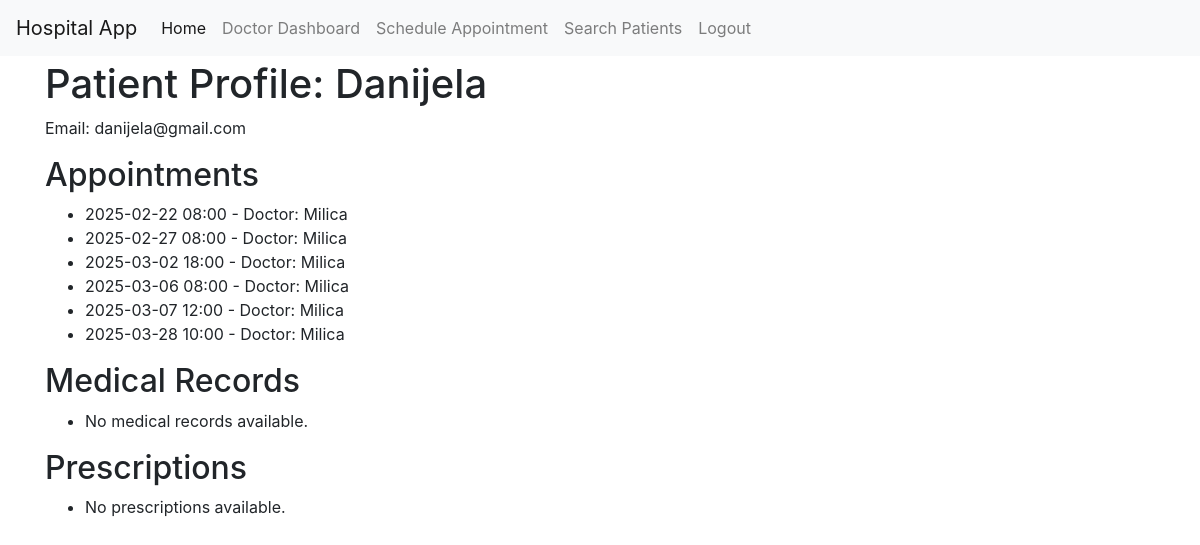
Page /doctor/patient_profile/1 (signed in) on the committed database.
### models.py (models this page shows, shortened)
class User(UserMixin, db.Model):
    __tablename__ = 'user'
    id = db.Column(db.Integer, primary_key=True)
    email = db.Column(db.String(120), index=True, unique=True, nullable=False)
    password_hash = db.Column(db.String(128), nullable=False)
    role = db.Column(db.String(20), default='patient', nullable=False)  # role: admin, doctor, patient
    appointments = db.relationship('Appointment', backref='doctor', lazy=True, foreign_keys='Appointment.doctor_id')  # Specify foreign key
    medical_records = db.relationship('MedicalRecord', backref='patient', lazy=True)
    name = db.Column(db.String(64), index=True)
    specialization = db.Column(db.String(100), nullable=True)
    position = db.Column(db.String(100), nullable=True)  # Staff

class Appointment(db.Model):
    __tablename__ = 'appointment'
    id = db.Column(db.Integer, primary_key=True)
    appointment_date = db.Column(db.Date, nullable=False)
    appointment_time = db.Column(db.Time, nullable=False)
    patient_id = db.Column(db.Integer, db.ForeignKey('user.id'), nullable=False)
    doctor_id = db.Column(db.Integer, db.ForeignKey('user.id'), nullable=False)
    medical_record_id = db.Column(db.Integer, db.ForeignKey('medical_record.id'))
    patient = db.relationship('User', foreign_keys=[patient_id], backref='patient_appointments')
    notes = db.Column(db.Text, nullable=True)

### app.py (the view)
@app.route('/doctor/patient_profile/<int:patient_id>')
@login_required
def patient_profile(patient_id):
    if current_user.role != 'doctor':
        return "You are not authorized to access this page."
    patient = User.query.get_or_404(patient_id)
    appointments = Appointment.query.filter_by(patient_id=patient.id).order_by(Appointment.appointment_date, Appointment.appointment_time).all()
    medical_records = MedicalRecord.query.filter_by(patient_id=patient.id).all()
    prescriptions = Prescription.query.filter_by(patient_id=patient.id).all()
    return render_template('doctor/patient_profile.html', patient=patient, appointments=appointments, medical_records=medical_records, prescriptions=prescriptions)

### app.py (called while the page is built)
@login_manager.user_loader
def load_user(user_id):
    return db.session.get(User, int(user_id))

### templates/doctor/patient_profile.html
{% extends 'base.html' %} {% block content %}
<h1>Patient Profile: {{ patient.name }}</h1>
<p>Email: {{ patient.email }}</p>
<h2>Appointments</h2>
<ul>
	{% for appointment in appointments %}
	<li>
		{{ appointment.appointment_date.strftime('%Y-%m-%d') }} {{
		appointment.appointment_time.strftime('%H:%M') }} - Doctor: {{
		appointment.doctor.name }}
	</li>
	{% else %}
	<li>No appointments available.</li>
	{% endfor %}
</ul>
<h2>Medical Records</h2>
<ul>
	{% for record in medical_records %}
	<li>{{ record.id }} - {{ record.report }}</li>
	{% else %}
	<li>No medical records available.</li>
	{% endfor %}
</ul>
<h2>Prescriptions</h2>
<ul>
	{% for prescription in prescriptions %}
	<li>
		{{ prescription.date.strftime('%Y-%m-%d %H:%M') }} - {{
		prescription.medication }}: {{ prescription.dosage }} ({{
		prescription.instructions }})
	</li>
	{% else %}
	<li>No prescriptions available.</li>
	{% endfor %}
</ul>
{% endblock %}

### templates/base.html (style rules this page uses)
body { padding-top: 60px; }

### rows in the picture
User: name "Danijela", email "danijela@gmail.com"
Appointment: appointment_date "2025-02-22", appointment_time "08:00", doctor.name "Milica"
Appointment: appointment_date "2025-02-27", appointment_time "08:00", doctor.name "Milica"
Appointment: appointment_date "2025-03-02", appointment_time "18:00", doctor.name "Milica"
Appointment: appointment_date "2025-03-06", appointment_time "08:00", doctor.name "Milica"
Appointment: appointment_date "2025-03-07", appointment_time "12:00", doctor.name "Milica"
Appointment: appointment_date "2025-03-28", appointment_time "10:00", doctor.name "Milica"
